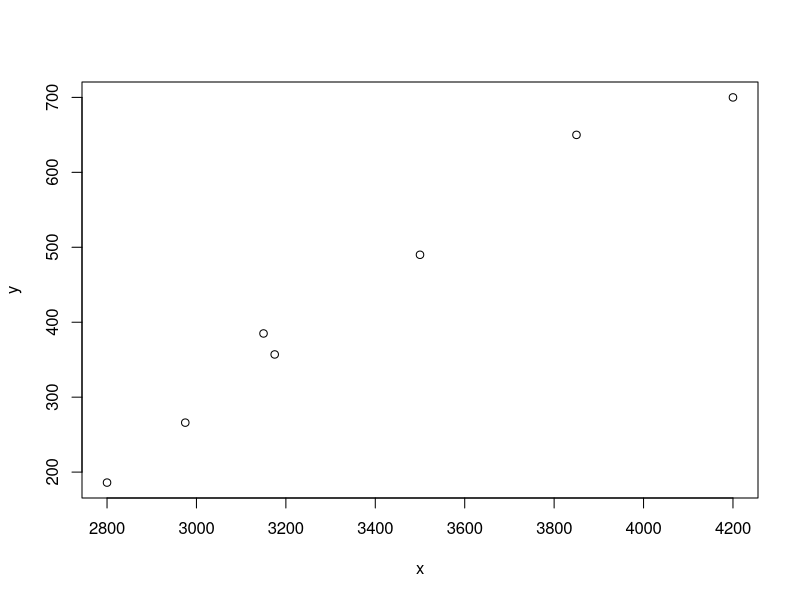
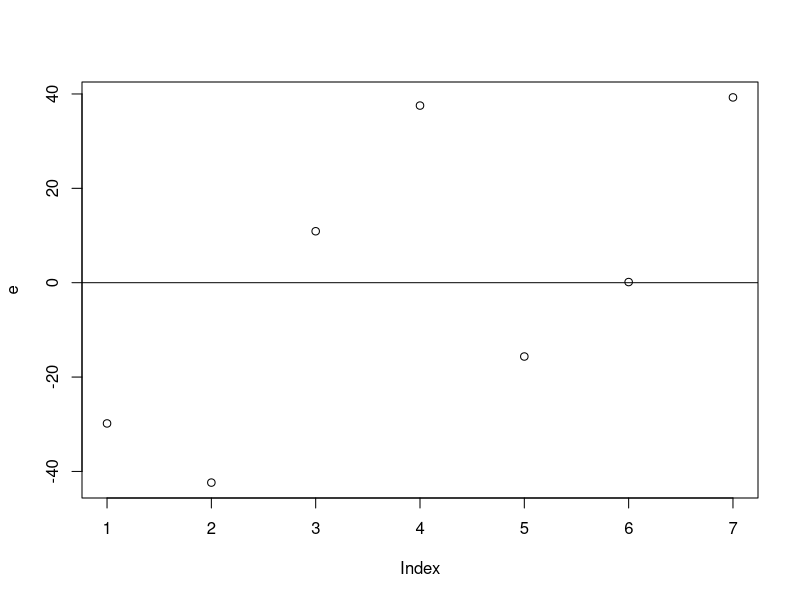

Write the R code that produced these figures, in order.
# Badano zależność miesięcznych wydatków na rozrywki mieszkańców pewnego miasta od wysokości ich miesięcznych dochodów. 
# Poniższa tabela zawiera informacje o 7 losowo wybranych osobach.

y = c(186, 700, 490, 385, 266, 357, 650) # wydatki na rozrywki
x = c(2800, 4200, 3500, 3150, 2975, 3175, 3850) # dochody

# zmienna niezależna (x) to dochody, zmienna zależna to wydatki na rozrywki (y)

# a) Narysuj wykres rozproszenia i wyznacz współczynnik korelacji. Jak wstępnie możesz ocenić tę zależność?

plot(x,y) 
# punkty układają się na linii, zatem wstępnie możemy przyjąć model regresji liniowej.

cor.test(x,y) 
# bardzo wysoki dodatni współczynnik korelacji (0.986), zatem ewidentnie y koreluje z x.

# b) Wyznacz liniowy model regresji opisujący badaną zależność.

model = lm(y~x)
# y = -837.2466 + 0.3761*x + epsilon

# c) Zweryfikuj dopasowanie modelu.

# Stawiamy dwie hipotezy:

# 1) H0: b = 0, zatem dla populacji wydatki na rozrywki nie korelują z dochodami
# 2) H0: a = 0

summary(model)

# 1) Dla x (wartości b) mamy p-value 4.28e-05, zatem odrzucamy H0 z 1)
# 2) Dla Intercept (wartości a) mamy p-value = 0.000334, zatem odrzucamy H0 z 2)

# Dostaliśmy również R-squared = 0.9726, zatem jest to bardzo dobry model dla populacji.

# 3) Pozostaje kwestia reszt. Reszty (czyli epsilon) powinny mieć rozkład normalny ze średnią mu w zerze.

e = model$residuals

# H0: Rozkład e nie różni się w sposób istotny od rozkładu normalnego
shapiro.test(e)
# p-value = 0.6232, nie udało się odrzucić hipotezy zerowej, zatem przyjmujemy że epsilon istotnie ma rozkład normalny

# H0: Średnia mu nie różni się w sposób istotny od 0.
t.test(e, mu=0)
# p-value = 1, nie udało odrzucić się hipotezy zerowej - przyjmujemy zatem, że średnia epsilon nie różni się istotnie od rozkładu normalnego.

# Powinniśmy również uzyskać chmurę punktów po narysowaniu.

plot(e)
abline(h=0)

# Zakładam że jest to chmura punktów, więc wszystko jest ok.

# na podstawie tych wszystkich testów ustalamy, że w/w model bardzo dobrze opisuje nie tylko próbkę, ale i całą populację.

# d) Podaj przewidywaną wysokość wydatków na rozrywki osoby o dochodach w wysokości 4000zł. Podaj 95% przedział ufności dla prognozy. Zinterpretuj otrzymany wynik.

predict(model, list(x=4000), interval='p')
# fit      lwr      upr
# 1 667.1468 561.7982 772.4955

# Dla losowej osoby z populacji o zarobkach x = 4000 zł możemy z 95% prawdopodobieństwem stwierdzić, że jej wydatki na przyjemności będą zawarte pomiędzy 561.8 a 772.5 zł,
# z medianą równą 667 zł.

predict(model, list(x=4000), interval='c')
# fit      lwr      upr
# 1 667.1468 610.8464 723.4473

# Dla średniej próby z populacji możemy z 95% pewnością przyjąć, że wartość będzie zawarta pomiędzy 610.84 a 723.44 zł, również z medianą równą 667 zł.

# Interpretacja wyników - w danej populacji ludzie przeznaczają określony procent dochodów - pomiędzy 15 a 18% - na przyjemności.